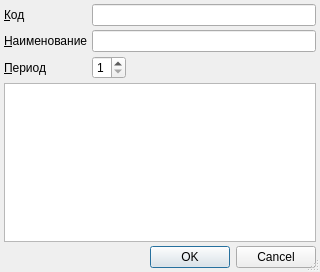
<?xml version="1.0" encoding="UTF-8"?>
<ui version="4.0">
 <class>ItemEditorDialog</class>
 <widget class="QDialog" name="ItemEditorDialog">
  <property name="geometry">
   <rect>
    <x>0</x>
    <y>0</y>
    <width>320</width>
    <height>272</height>
   </rect>
  </property>
  <property name="windowTitle">
   <string>ChangeMe!</string>
  </property>
  <property name="sizeGripEnabled">
   <bool>true</bool>
  </property>
  <layout class="QGridLayout" name="gridLayout">
   <property name="margin">
    <number>4</number>
   </property>
   <property name="spacing">
    <number>4</number>
   </property>
   <item row="2" column="0">
    <widget class="QLabel" name="label">
     <property name="sizePolicy">
      <sizepolicy hsizetype="Maximum" vsizetype="Preferred">
       <horstretch>0</horstretch>
       <verstretch>0</verstretch>
      </sizepolicy>
     </property>
     <property name="text">
      <string>&amp;Период</string>
     </property>
     <property name="buddy">
      <cstring>edtPeriod</cstring>
     </property>
    </widget>
   </item>
   <item row="1" column="0">
    <widget class="QLabel" name="lblName">
     <property name="sizePolicy">
      <sizepolicy hsizetype="Maximum" vsizetype="Preferred">
       <horstretch>0</horstretch>
       <verstretch>0</verstretch>
      </sizepolicy>
     </property>
     <property name="text">
      <string>&amp;Наименование</string>
     </property>
     <property name="buddy">
      <cstring>edtName</cstring>
     </property>
    </widget>
   </item>
   <item row="0" column="0">
    <widget class="QLabel" name="lblCode">
     <property name="sizePolicy">
      <sizepolicy hsizetype="Maximum" vsizetype="Preferred">
       <horstretch>0</horstretch>
       <verstretch>0</verstretch>
      </sizepolicy>
     </property>
     <property name="text">
      <string>&amp;Код</string>
     </property>
     <property name="buddy">
      <cstring>edtCode</cstring>
     </property>
    </widget>
   </item>
   <item row="2" column="1" colspan="2">
    <widget class="QSpinBox" name="edtPeriod">
     <property name="sizePolicy">
      <sizepolicy hsizetype="Fixed" vsizetype="Fixed">
       <horstretch>0</horstretch>
       <verstretch>0</verstretch>
      </sizepolicy>
     </property>
     <property name="minimum">
      <number>1</number>
     </property>
     <property name="maximum">
      <number>7</number>
     </property>
    </widget>
   </item>
   <item row="2" column="3">
    <spacer name="horizontalSpacer">
     <property name="orientation">
      <enum>Qt::Horizontal</enum>
     </property>
     <property name="sizeHint" stdset="0">
      <size>
       <width>40</width>
       <height>20</height>
      </size>
     </property>
    </spacer>
   </item>
   <item row="0" column="1" colspan="3">
    <widget class="QLineEdit" name="edtCode"/>
   </item>
   <item row="1" column="1" colspan="3">
    <widget class="QLineEdit" name="edtName"/>
   </item>
   <item row="3" column="0" colspan="4">
    <widget class="CInDocTableView" name="tblItems"/>
   </item>
   <item row="4" column="0" colspan="4">
    <widget class="QDialogButtonBox" name="buttonBox">
     <property name="standardButtons">
      <set>QDialogButtonBox::Cancel|QDialogButtonBox::Ok</set>
     </property>
    </widget>
   </item>
  </layout>
 </widget>
 <customwidgets>
  <customwidget>
   <class>CInDocTableView</class>
   <extends>QTableView</extends>
   <header>library/InDocTable.h</header>
  </customwidget>
 </customwidgets>
 <tabstops>
  <tabstop>edtCode</tabstop>
  <tabstop>edtName</tabstop>
  <tabstop>edtPeriod</tabstop>
  <tabstop>tblItems</tabstop>
 </tabstops>
 <resources/>
 <connections>
  <connection>
   <sender>buttonBox</sender>
   <signal>accepted()</signal>
   <receiver>ItemEditorDialog</receiver>
   <slot>accept()</slot>
   <hints>
    <hint type="sourcelabel">
     <x>130</x>
     <y>255</y>
    </hint>
    <hint type="destinationlabel">
     <x>130</x>
     <y>135</y>
    </hint>
   </hints>
  </connection>
  <connection>
   <sender>buttonBox</sender>
   <signal>rejected()</signal>
   <receiver>ItemEditorDialog</receiver>
   <slot>reject()</slot>
   <hints>
    <hint type="sourcelabel">
     <x>130</x>
     <y>255</y>
    </hint>
    <hint type="destinationlabel">
     <x>130</x>
     <y>135</y>
    </hint>
   </hints>
  </connection>
 </connections>
</ui>
